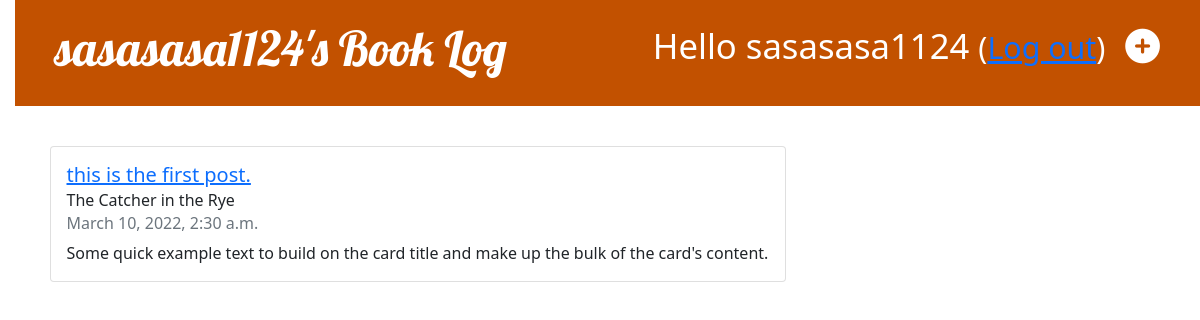
The app's page / (signed in) with its own data.
### blog/models.py (models this page shows, shortened)
class Post(models.Model):
    author = models.ForeignKey(settings.AUTH_USER_MODEL, on_delete=models.CASCADE)
    book_isbn = models.CharField(max_length=100)
    book_title = models.CharField(max_length=100)
    book_authors = models.CharField(max_length=200, null=True)
    book_publishedDate = models.CharField(max_length=100, null=True)
    book_description = models.CharField(max_length=1000, null=True)
    title = models.CharField(max_length=100)
    text = models.TextField()
    created_date = models.DateTimeField(default=timezone.now)
    updated_date = models.DateTimeField(default=timezone.now,null=True)

### blog/views.py (the view)
# urls.py: path('', views.post_list, name='post_list'),
@login_required
def post_list(request):
    posts = Post.objects.filter(author=request.user).order_by('created_date')
    return render(request, 'blog/post_list.html', {'posts':posts})

### mysite/context_processors.py (called while the page is built)
def app_name(request):
    return {'APP_NAME': settings.APP_NAME}

### blog/templates/blog/post_list.html
{% extends 'blog/base.html' %}
{% block content %}
    {% if posts %}
        {% for post in posts %}
            <article class="post">
                <div class="card">
                    <div class="card-body">
                    <h5 class="card-title"><a href="{% url 'post_detail' pk=post.pk %}">{{ post.title }}</a></h5>
                    <h6 class="card-subtitle mb-2">{{ post.book_title }}</h6>
                    <h6 class="card-subtitle mb-2 text-muted">{{ post.created_date }}</h6>
                    <p class="card-text">Some quick example text to build on the card title and make up the bulk of the card's content.</p>
                    </div>
                </div>
            </article>
        {% endfor %}
    {% else %}
        <p>Currently no posts!!</p>
    {% endif %}
{% endblock %}

### blog/templates/blog/base.html (shortened to what this page needs)
{% load static %}
<!DOCTYPE html>
<html>
    <head>
        <link rel="stylesheet" href="https://cdn.jsdelivr.net/npm/bootstrap@5.1.3/dist/css/bootstrap.min.css">
        <link rel="stylesheet" href="{% static 'css/blog.css' %}">
        <link href="https://cdn.jsdelivr.net/npm/bootstrap@5.0.0-beta1/dist/css/bootstrap.min.css" rel="stylesheet">
    </head>
        <body>
            <div class="page-header">
                {% if user.is_authenticated %}
                    <a href="{% url 'post_new' %}" class="top-menu"><i class="fas fa-plus-circle"></i></a>
                    <p class="top-menu">Hello {{ user.username }} <small>(<a href="{% url 'logout' %}">Log out</a>)</small></p>
                {% else %}
                    <a href="{% url 'signup' %}" class="top-menu"><i class="fa-solid fa-user-plus"></i>Sign Up</a>
                {% endif %}
                <h1><a href="/">{{ user }}'s {{ APP_NAME }}</a></h1>
            </div>
            <div class="content container">
                <div class="row">
                    <div class="col-md-8">
                    {% block content %}
                    {% endblock %}
                    </div>
                </div>
            </div>
        </body>
</html>

### blog/static/css/blog.css (style rules this page uses)
h1 a, h2 a { color: #C25100; font-family: 'Lobster'; }
body { padding-left: 15px; }
.page-header { background-color: #C25100; margin-top: 0; margin-bottom: 40px; padding: 20px 20px 20px 40px; }
.page-header h1, .page-header h1 a, .page-header h1 a:visited, .page-header h1 a:active { color: #ffffff; font-size: 36pt; text-decoration: none; }
h1, h2, h3, h4 { font-family: 'Lobster', cursive; }
.top-menu, .top-menu:hover, .top-menu:visited { color: #ffffff; float: right; font-size: 26pt; margin-right: 20px; }
.post { margin-bottom: 70px; }

### records on screen
Post: title "this is the first post.", book_title "The Catcher in the Rye", created_date "March 10, 2022, 2:30 a.m."

### other values on screen
{{ user.username }} "sasasasa1124"
{{ user }} "sasasasa1124"
{{ APP_NAME }} "Book Log"
